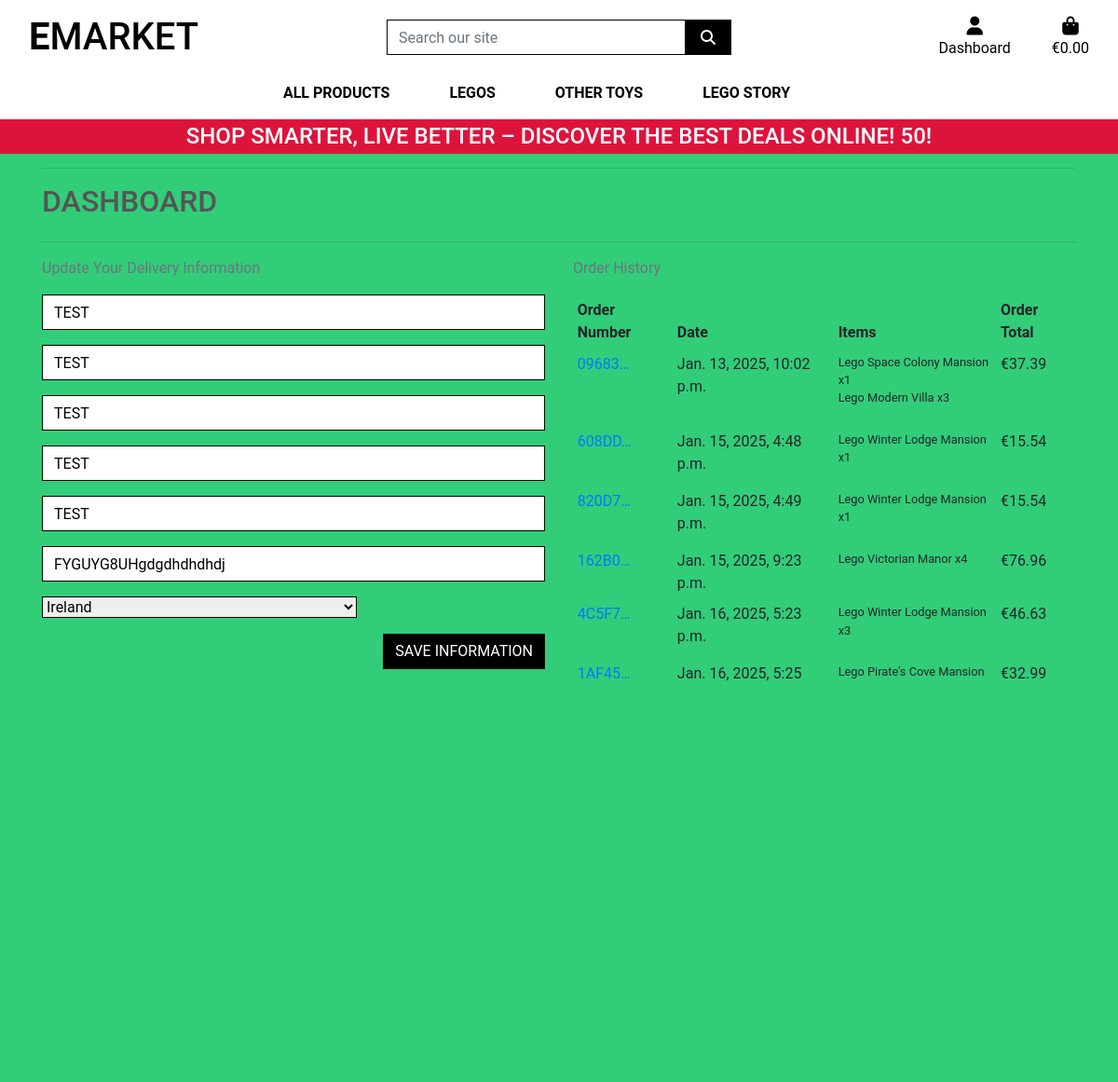
Screenshot of /profile/ (signed in) with the database file from the repository.
### profiles/models.py (models this page shows, shortened)
class UserProfile(models.Model):
    user = models.OneToOneField(User, on_delete=models.CASCADE)
    default_phone_number = models.CharField(max_length=20,
                                            null=True, blank=True)
    default_street_address1 = models.CharField(max_length=80,
                                               null=True, blank=True)
    default_street_address2 = models.CharField(max_length=80,
                                               null=True, blank=True)
    default_town_or_city = models.CharField(max_length=40,
                                            null=True, blank=True)
    default_county = models.CharField(max_length=80,
                                      null=True, blank=True)
    default_postcode = models.CharField(max_length=20,
                                        null=True, blank=True)
    default_country = CountryField(blank_label='Country',
                                   null=True, blank=True)

### checkout/models.py (models this page shows, shortened)
class Order(models.Model):
    order_number = models.CharField(max_length=32, null=False, editable=False)
    user_profile = models.ForeignKey(UserProfile, on_delete=models.SET_NULL,
                                     null=True, blank=True,
                                     related_name='orders')
    full_name = models.CharField(max_length=50, null=False, blank=False)
    email = models.EmailField(max_length=254, null=False, blank=False)
    phone_number = models.CharField(max_length=20, null=False, blank=False)
    country = CountryField(blank_label='Country *', null=False, blank=False)
    postcode = models.CharField(max_length=20, null=True, blank=True)
    town_or_city = models.CharField(max_length=40, null=False, blank=False)
    street_address1 = models.CharField(max_length=80, null=False, blank=False)
    street_address2 = models.CharField(max_length=80, null=True, blank=True)
    county = models.CharField(max_length=80, null=True, blank=True)
    date = models.DateTimeField(auto_now_add=True)
    delivery_cost = models.DecimalField(max_digits=6, decimal_places=2,
                                        null=False, default=0)
    order_total = models.DecimalField(max_digits=10, decimal_places=2,
                                      null=False, default=0)
    grand_total = models.DecimalField(max_digits=10, decimal_places=2,
                                      null=False, default=0)
    original_bag = models.TextField(null=False, blank=False, default='')
    stripe_pid = models.CharField(max_length=254, null=False, blank=False,
                                  default='')

class OrderLineItem(models.Model):
    order = models.ForeignKey(Order, null=False, blank=False,
                              on_delete=models.CASCADE,
                              related_name='lineitems')
    product = models.ForeignKey(Product, null=False, blank=False,
                                on_delete=models.CASCADE)
    product_size = models.CharField(max_length=2, null=True,
                                    blank=True)  # XS, S, M, L, XL
    quantity = models.IntegerField(null=False, blank=False, default=0)
    lineitem_total = models.DecimalField(max_digits=6, decimal_places=2,
                                         null=False, blank=False,
                                         editable=False)

### products/models.py (models this page shows, shortened)
class Product(models.Model):
    category = models.ForeignKey('Category', null=True, blank=True, on_delete=models.SET_NULL)
    name = models.CharField(max_length=254)
    description = models.TextField()
    price = models.DecimalField(max_digits=6, decimal_places=2)
    age = models.CharField(max_length=50, null=True, blank=True)
    image = models.ImageField(null=True, blank=True)

### profiles/views.py (the view)
# urls.py: path('profile/', include('profiles.urls')),
@login_required
def profile(request):
    profile = get_object_or_404(UserProfile, user=request.user)
    if request.method == 'POST':
        form = UserProfileForm(request.POST, instance=profile)
        if form.is_valid():
            form.save()
            messages.success(request, 'Profile updated successfully')
        else:
            messages.error(request,
                           ('Update failed. Please ensure '
                            'the form is valid.'))
    else:
        form = UserProfileForm(instance=profile)
    orders = profile.orders.all()
    template = 'profiles/profile.html'
    context = {
        'form': form,
        'orders': orders,
        'on_profile_page': True
    }
    return render(request, template, context)

### bag/contexts.py (called while the page is built, shortened)
def bag_contents(request):
    bag_items = []
    total = 0
    product_count = 0
    bag = request.session.get('bag', {})
    if total < settings.FREE_DELIVERY_THRESHOLD:
        delivery = total * Decimal(settings.STANDARD_DELIVERY_PERCENTAGE / 100)
        free_delivery_delta = settings.FREE_DELIVERY_THRESHOLD - total
    else:
        delivery = 0
        free_delivery_delta = 0
    grand_total = delivery + total
    context = {
        'bag_items': bag_items,
        'total': total,
        'product_count': product_count,
        'delivery': delivery,
        'free_delivery_delta': free_delivery_delta,
        'free_delivery_threshold': settings.FREE_DELIVERY_THRESHOLD,
        'grand_total': grand_total,
    }
    return context

### profiles/templates/profiles/profile.html (shortened to what this page needs)
{% extends "base.html" %}
{% load static %}
{% block extra_css %}
    <link rel="stylesheet" href="{% static 'profiles/css/profile.css' %}">
{% endblock %}
{% block page_header %}
    <div class="container header-container">
    </div>
{% endblock %}
{% block content %}
    <div class="overlay"></div>
    <div class="container">
        <div class="row">
            <div class="col">
                <hr>
                <h2 class="logo-font mb-4">Dashboard</h2>
                <hr>
            </div>
        </div>
        <div class="row">
            <div class="col-12 col-lg-6">
                <p class="text-muted">Update Your Delivery Information</p>
                <form class="mt-3" action="{% url 'profile' %}" method="POST" id="profile-update-form">
                    {{ form|crispy }}
                    <button class="btn btn-black rounded-0 text-uppercase float-right">Save Information</button>
                </form>
            </div>
            <div class="col-12 col-lg-6">
                <p class="text-muted">Order History</p>
                <div class="order-history table-responsive">
                    <table class="table table-sm table-borderless">
                        <thead>
                            <tr>
                                <th>Order Number</th>
                                <th>Date</th>
                                <th>Items</th>
                                <th>Order Total</th>
                            </tr>
                        </thead>
                        <tbody>
                            {% for order in orders %}
                                <tr>
                                    <td>
                                        <a href="{% url 'order_history' order.order_number %}"
                                        title="{{ order.order_number }}">
                                            {{ order.order_number|truncatechars:6 }}
                                        </a>
                                    </td>
                                    <td>{{ order.date }}</td>
                                    <td>
                                        <ul class="list-unstyled">
                                            {% for item in order.lineitems.all %}
                                                <li class="small">
                                                    {{ item.product.name }} x{{ item.quantity }}
                                                </li>
                                            {% endfor %}
                                        </ul>
                                    </td>
                                    <td>€{{ order.grand_total }}</td>
                                </tr>
                            {% endfor %}
                        </tbody>
                    </table>
                </div>
            </div>
        </div>
    </div>
{% endblock %}

### static/css/base.css (style rules this page uses)
html { height: 100%; }
body { background: url('/media/duplo-1981724.jpg') no-repeat center center fixed; background-size: cover; height: calc(100vh - 164px); color: #555; font-family: 'Roboto'; }
.logo-font { text-transform: uppercase; }
.btn-black { background: black; color: white; }
.border-black { border: 1px solid black !important; }
.overlay { min-height: 100%; width: 100%; top: 0; left: 0; position: fixed; background: rgb(50, 205, 120); z-index: -1; }
@media (min-width: 992px) { .header-container { padding-top: 164px; } }

### profiles/static/profiles/css/profile.css (style rules this page uses)
.order-history { max-height: 416px; overflow-y: auto; }
#profile-update-form .form-control { color: #000; }
#profile-update-form input::placeholder { color: #aab7c4; }
#id_default_country, #id_default_country option:not(:first-child) { color: #000; }

### rows the page displays
UserProfile: default_phone_number "TEST", default_street_address1 "TEST", default_street_address2 "TEST", default_town_or_city "TEST", default_county "TEST", default_postcode "FYGUYG8UHgdgdhdhdhdj", default_country "Ireland"
Order: order_number "09683…", date "Jan. 13, 2025, 10:02 p.m.", grand_total "37.39"
OrderLineItem: product.name "Lego Space Colony Mansion", quantity "1"
OrderLineItem: product.name "Lego Modern Villa", quantity "3"
Order: order_number "608DD…", date "Jan. 15, 2025, 4:48 p.m.", grand_total "15.54"
OrderLineItem: product.name "Lego Winter Lodge Mansion", quantity "1"
Order: order_number "820D7…", date "Jan. 15, 2025, 4:49 p.m.", grand_total "15.54"
OrderLineItem: product.name "Lego Winter Lodge Mansion", quantity "1"
Order: order_number "162B0…", date "Jan. 15, 2025, 9:23 p.m.", grand_total "76.96"
OrderLineItem: product.name "Lego Victorian Manor", quantity "4"
Order: order_number "4C5F7…", date "Jan. 16, 2025, 5:23 p.m.", grand_total "46.63"
OrderLineItem: product.name "Lego Winter Lodge Mansion", quantity "3"
Order: order_number "1AF45…", date "Jan. 16, 2025, 5:25…", grand_total "32.99"
OrderLineItem: product.name "Lego Pirate's Cove Mansion"

### other values shown
{{ free_delivery_threshold }} "50"
